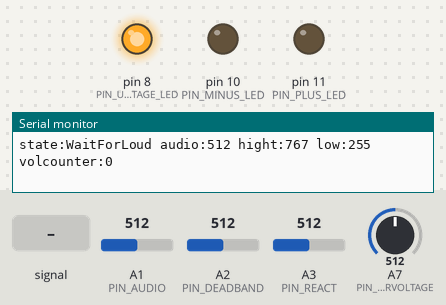
Bench run of a sketch on a simulated Arduino Nano, built with avr-gcc and run on an emulated ATmega328P. On the bench: output pins drawn as LEDs (lit = HIGH), the last lines printed to the serial monitor. Dashed ring = blinking. Inputs (shaded band) come from the test bench; at power-on: A7 (PIN_UNDERVOLTAGE) = 512, A1 (PIN_AUDIO) = 512, A2 (PIN_DEADBAND) = 512, A3 (PIN_REACT) = 512.

Above: at 1.2 s.
1.3 s: A1 (PIN_AUDIO) fed a 200 Hz sine of ±460 counts around its level
At 2.97 s:
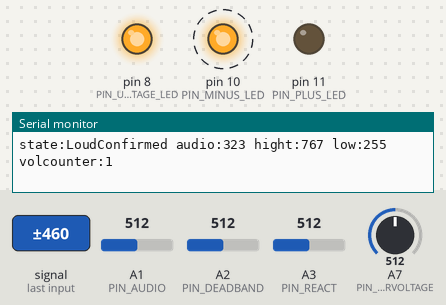
5.1 s: A7 (PIN_UNDERVOLTAGE) set to 529
8.6 s: A7 (PIN_UNDERVOLTAGE) set to 552
At 9.13 s:
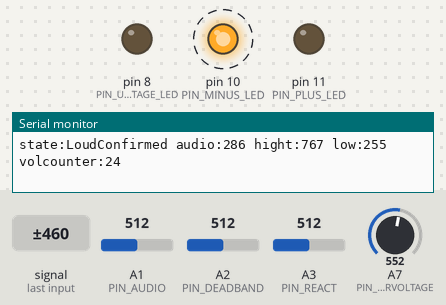
12.1 s: A1 (PIN_AUDIO) set to 550
At 13.5 s:
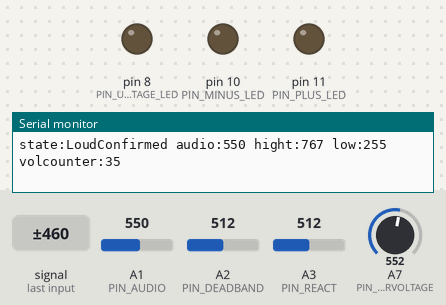
16.2 s: A1 (PIN_AUDIO) set to 524
At 19.38 s:
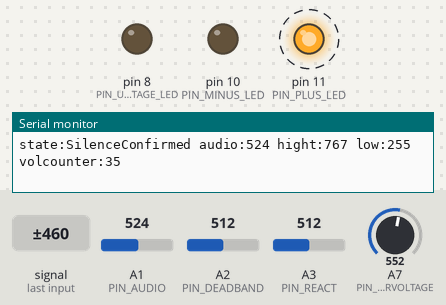
20.3 s: A7 (PIN_UNDERVOLTAGE) set to 530
At 21.25 s:
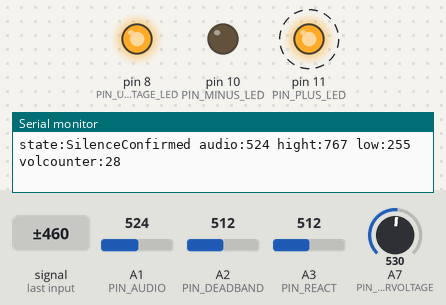
Timing chart, 0 to 24.8 s (numbered marks = the images above; inputs shaded):
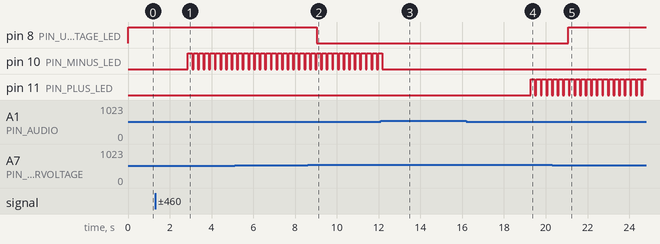

The sketch:

MovieVolumeAdjust.ino
```cpp
#include <IRremote.h>

void ReadAnalogs(bool forceRead = false);

#define PIN_UNDERVOLTAGE_LED 8
#define PIN_IR_LED 9
#define PIN_MINUS_LED 10 // for simulation, to see when sending volume-
#define PIN_PLUS_LED 11  // for simulation, to see when sending volume+

#define PIN_AUDIO A1
#define PIN_DEADBAND A2
#define PIN_REACT A3
#define PIN_UNDERVOLTAGE A7

#define IR_DATA_VOL_PLUS 0x3434E817
#define IR_DATA_VOL_MINUS 0x34346897

int deadband;
byte volcounter = 0; // count number of times the volume has been decreased

class AsyncDelay
{
private:
    unsigned long startedAt;
    bool running;

public:
    AsyncDelay()
    {
        Reset();
    }

    void Reset()
    {
        startedAt = 0;
        running = false;
    }

    bool Reached(unsigned long ms)
    {
        if (!running)
        {
            startedAt = millis();
            running = true;
        }
        auto result = (millis() >= startedAt + ms);
        if (result)
            Reset();
        return result;
    }
};

class Counter
{
private:
    unsigned long currentValue;

public:
    Counter()
    {
        Reset();
    }
    void Reset()
    {
        currentValue = 0;
    }

    bool Reached(unsigned long value)
    {
        auto result = (++currentValue >= value);
        if (result)
            Reset();
        return result;
    }
};

void setup()
{
    Serial.begin(250000);

    IrSender.begin(PIN_IR_LED, DISABLE_LED_FEEDBACK); //IR LED
    pinMode(PIN_UNDERVOLTAGE_LED, OUTPUT);            //Status
    digitalWrite(PIN_UNDERVOLTAGE_LED, LOW);

    pinMode(PIN_AUDIO, INPUT);        //Audio
    pinMode(PIN_DEADBAND, INPUT);     //Deadband
    pinMode(PIN_REACT, INPUT);        //React
    pinMode(PIN_UNDERVOLTAGE, INPUT); //undervoltage

    pinMode(PIN_MINUS_LED, OUTPUT);
    pinMode(PIN_PLUS_LED, OUTPUT);
    digitalWrite(PIN_MINUS_LED, LOW);
    digitalWrite(PIN_PLUS_LED, LOW);

    ReadAnalogs(true);
}

void loop()
{
    MainFMS();
}

/*
    since the function that were called by interrupts are now called periodically from the main code flow
    by making every one record respectively "last time I run" and checking "can I run yet?", we need the
    code to be non-blocking (by avoiding waiting for a pin, delay..etc)
*/
void YieldDelay(unsigned long ms)
{
    auto now = millis();
    while (millis() < (now + ms))
    {
        ReadAnalogs();     // done every 1000ms
        PrintSerialData(); // done every 200ms
    }
}
void RestoreVolumeToOriginalValue()
{
    for (; volcounter; volcounter--)
    {
        //IrSender.sendSAMSUNG(IR_DATA_VOL_PLUS, 32); // Vol+
        IrSender.sendSamsung(0x707,0x7,1); // thanks to roger.tannous for pointing out the new function
        digitalWrite(PIN_PLUS_LED, HIGH);
        YieldDelay(200);
        digitalWrite(PIN_PLUS_LED, LOW);
    }
}

void LowerTheVolume()
{
    volcounter++;
    // IrSender.sendSAMSUNG(IR_DATA_VOL_MINUS, 32); //Vol-
    IrSender.sendSamsung(0x707,0xb,1); // thanks to roger.tannous for pointing out the new function
    digitalWrite(PIN_MINUS_LED, HIGH);
    YieldDelay(200);
    digitalWrite(PIN_MINUS_LED, LOW);
}

byte ReactDelay = 0;
#define ANALOG_READ_DELAY_MS 1000
AsyncDelay ReadAnalogsDelay;
void ReadAnalogs(bool forceRead = false)
{
    auto now = millis();

    if (forceRead || ReadAnalogsDelay.Reached(ANALOG_READ_DELAY_MS))
    {
        deadband = map(analogRead(PIN_DEADBAND), 0, 1023, 511, 0);
        ReactDelay = map(analogRead(PIN_REACT), 1023, 0, 32, 16); // 32ms - 16ms
        digitalWrite(PIN_UNDERVOLTAGE_LED, (analogRead(PIN_UNDERVOLTAGE) < 540));
    }
}

bool IsLoud(int audio)
{
    return (audio > (511 + deadband)) || (audio < (511 - deadband));
}

bool IsQuiet(int audio)
{
    return ((audio < 540) && (audio > 480));
}

AsyncDelay FirstLoudFoundDelay,
    DetectSilenceDelay,
    LoudConfirmedDelay,
    LowerTheVolumeDelay,
    WaitForSilenceDelay,
    SilenceFoundDelay;

Counter CycleCounter,
    LoudCounter,
    QuietCounter,
    SilenceCounter;

enum State
{
    Init,
    WaitForLoud,
    LoudFound,
    LoudConfirmed,
    WaitForSilence,
    SilenceFound,
    SilenceConfirmed
};
State state = Init;

void MainFMS()
{
    ReadAnalogs(); // done every 1000ms

    PrintSerialData(); // done every 200ms

    auto audio = analogRead(PIN_AUDIO);

    switch (state)
    {
    case Init: // resets all the timers and counters and immediatly go to next state
        FirstLoudFoundDelay.Reset();
        DetectSilenceDelay.Reset();
        LoudConfirmedDelay.Reset();
        LowerTheVolumeDelay.Reset();
        WaitForSilenceDelay.Reset();
        SilenceFoundDelay.Reset();

        CycleCounter.Reset();
        LoudCounter.Reset();
        QuietCounter.Reset(); // we could use the same counter for QuietCounter and SilenceCounter, but two separate counter are more clear
        SilenceCounter.Reset();

        state = WaitForLoud;
        break;

    case WaitForLoud: // wait for a loud sound, the next state counts them.
                      //  if during the wait we get long silent period,
                      // we reset the counter of loud waves

        if (DetectSilenceDelay.Reached(ReactDelay)) // every ReactDelay increment the
            if (SilenceCounter.Reached(50))         // SilenceCounter, when reached
                LoudCounter.Reset();                // we reset the LoudCounter (counter of the number of loud waves found)

        if (IsLoud(audio)) // (audio > (511 + deadband)) || (audio < (511 - deadband));
        {
            DetectSilenceDelay.Reset(); // reset delay for silence detection
            CycleCounter.Reset();       // reset counter of silent cycles found
            state = LoudFound;          //
        }

        break;

    case LoudFound: // a loud wave found from the previous state
                    //we increment the number of times it was found
                    // if it's more than 10 then a loud part confirmed

        // using an AsyncDelay in this case is more dynamic than YieldDelay because
        // it allows us to update the delay time
        if (!FirstLoudFoundDelay.Reached(ReactDelay)) // we wait for a ReactDelay
            break;

        SilenceCounter.Reset(); // a loud wave was found so we reset silent counter

        // to make things easy : 1 wave = 6 cycles, 1 cycle = 1 ReactDelay
        if (CycleCounter.Reached(6)) // if it's the 6th cycle then..
        {
            if (LoudCounter.Reached(10)) // we increment the counter of loud waves, if it's 10 then..
            {
                state = LoudConfirmed; // it's confirmed, loud music
            }
            else
            {
                state = WaitForLoud; // wait for another one (or maybe the audio returns to silence)
            }
        }

        break;

    case LoudConfirmed:
        if (IsLoud(audio)) // it's still loud
        {
            LowerTheVolume();           // lower the volume
            CycleCounter.Reset();       // reset the counter of cycles the audio is no more loud
            LoudConfirmedDelay.Reset(); // reset the delay it takes to confirm a non-loud part
        }
        else if (LoudConfirmedDelay.Reached(ReactDelay)) // we wait for a ReactDelay
        {
            if (CycleCounter.Reached(100)) // if we left the loud part (because we sent Vol-) for more than 100 cycles then...
            {
                state = WaitForSilence; // go to the state of waiting for a quiet part (dialog)
            }
        }
        break;

    case WaitForSilence:
        if (IsQuiet(audio)) // ((audio < 540) && (audio > 480));
            state = SilenceFound;
        break;

    case SilenceFound:
        if (!IsQuiet(audio)) // still not confirmed that it's a quiet part
        {
            CycleCounter.Reset(); // reset the counter of cycles the silence remaind
            QuietCounter.Reset(); // reset the counter of quiet waves
            state = WaitForSilence;
        }
        else if (SilenceFoundDelay.Reached(ReactDelay))
        {
            if (CycleCounter.Reached(6)) // one silent wave, then...
            {
                if (QuietCounter.Reached(20)) // increment counter of quiet waves, it' reaches 20..
                {
                    state = SilenceConfirmed; // no more music
                }
            }
        }
        break;

    case SilenceConfirmed: // left the loud area to quiet one, restore volume then return to init state
        RestoreVolumeToOriginalValue();
        state = Init;
        break;
    }
}

#define VarName(var) (#var)

char *StrStates[] = {VarName(Init),
                     VarName(WaitForLoud),
                     VarName(LoudFound),
                     VarName(LoudConfirmed),
                     VarName(WaitForSilence),
                     VarName(SilenceFound),
                     VarName(SilenceConfirmed)};

AsyncDelay PrintSerialDataDelay;
void PrintSerialData()
{
    if (PrintSerialDataDelay.Reached(200))
    {
        Serial.print("state:");

        Serial.print(StrStates[state]);
        Serial.print(" audio:");
        Serial.print(analogRead(PIN_AUDIO));
        Serial.print(" hight:");
        Serial.print(511 + deadband);
        Serial.print(" low:");
        Serial.print(511 - deadband);
        Serial.print(" volcounter:");
        Serial.println(volcounter);
    }
}
```

Measured:
- the behaviour switches between 539 and 540 on A7 (PIN_UNDERVOLTAGE) (found by bisection; images 1 and 2)
- the behaviour switches between 540 and 539 on A1 (PIN_AUDIO) (found by bisection; images 3 and 4)
- after the input at 1.3 s, pin 10 (PIN_MINUS_LED): alternates HIGH for 0.20 s and LOW for 0.07 s, starting after 1.6 s
- after the input at 8.6 s, pin 8 (PIN_UNDERVOLTAGE_LED): HIGH → LOW after 0.43 s
- after the input at 12.1 s, pin 10 (PIN_MINUS_LED): goes on until 12.2 s, then stays LOW
- after the input at 16.2 s, pin 11 (PIN_PLUS_LED): alternates HIGH for 0.20 s and LOW for 0.07 s, starting after 3.1 s
- after the input at 20.3 s, pin 8 (PIN_UNDERVOLTAGE_LED): LOW → HIGH after 0.79 s
